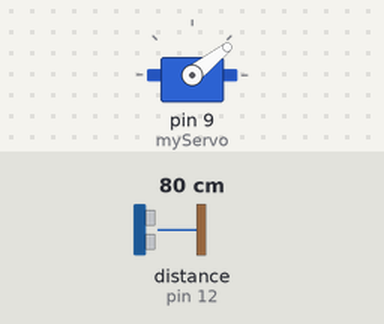
This sketch was run on a simulated Arduino Uno, built with avr-gcc and run on an emulated ATmega328P. Parts: servo. Inputs (shaded band) come from the test bench; at power-on: distance to the obstacle (sensor on pin 12) 80 cm. The echo pulse lasts 58.3 µs per cm; what the sketch prints to the serial monitor is not drawn.

Above: at 1.2 s.
1.3 s: distance to the obstacle (sensor on pin 12) set to 2 cm
At 1.74 s:
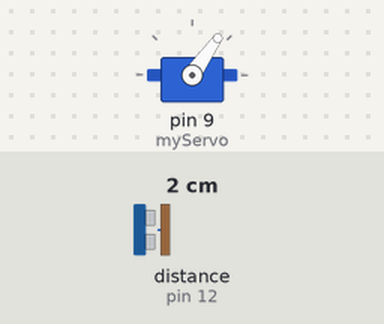
4.3 s: distance to the obstacle (sensor on pin 12) set to 9 cm
At 5.63 s:
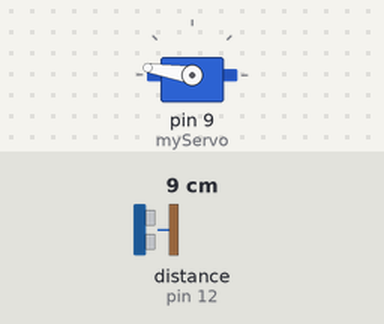
7.3 s: distance to the obstacle (sensor on pin 12) set to 4 cm
At 7.53 s:
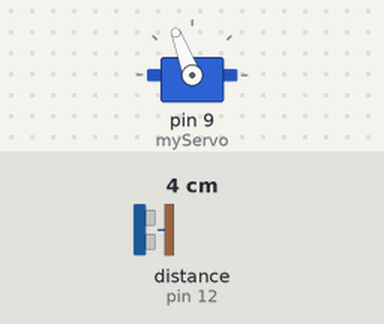
Timing chart, 0 to 16.3 s (numbered marks = the images above; inputs shaded):
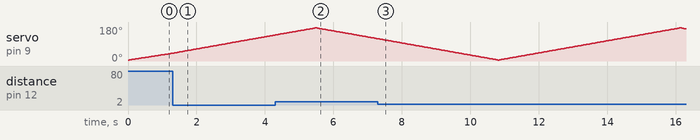

The sketch:

RADAR-SONAR-Arduino.ino
```cpp
// Includes the Servo library
#include <Servo.h>
#include <NewPing.h>

// Defines Tirg and Echo pins of the Ultrasonic Sensor
const int TriggerPin = 11;
const int EchoPin = 12;
// 100 = maxDistance
NewPing sonar(TriggerPin, EchoPin, 100);

// Variables for the duration and the distance
long duration;
int distance;

Servo myServo; // Creates a servo object for controlling the servo motor
void setup() {
  Serial.begin(9600);
  myServo.attach(9); // Defines on which pin is the servo motor attached
}
void loop() {

   // rotates the servo motor from 5 to 175 degrees
  for(int i=5;i<=175;i++){
  myServo.write(i);
  delay(30);
  distance = calculateDistance();// Calls a function for calculating the distance measured by the Ultrasonic sensor for each degree

  Serial.print(i); // Sends the current degree into the Serial Port
  Serial.print(","); // Sends addition character right next to the previous value needed later in the Processing IDE for indexing
  Serial.print(distance); // Sends the distance value into the Serial Port
  Serial.print("."); // Sends addition character right next to the previous value needed later in the Processing IDE for indexing
  }
  // Repeats the previous lines from 175 to 5 degrees
  for(int i=175;i>5;i--){
  myServo.write(i);
  delay(30);
  distance = calculateDistance();
  Serial.print(i);
  Serial.print(",");
  Serial.print(distance);
  Serial.print(".");
  }

}
// Function for calculating the distance measured by the Ultrasonic sensor
int calculateDistance(){
  return sonar.ping_cm();
}
```
